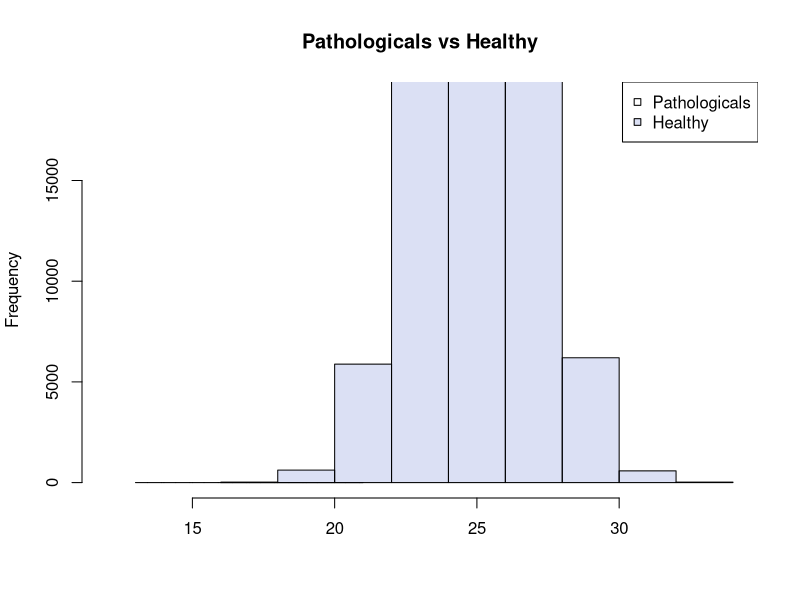
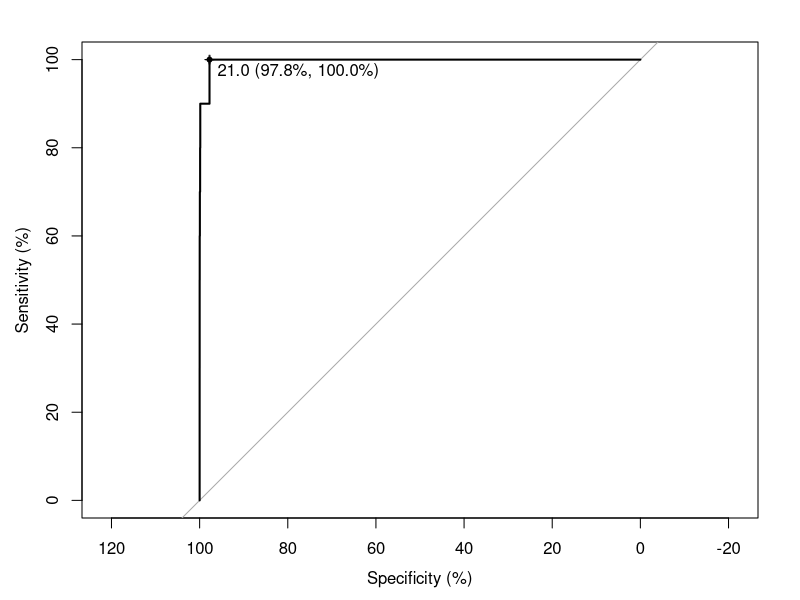
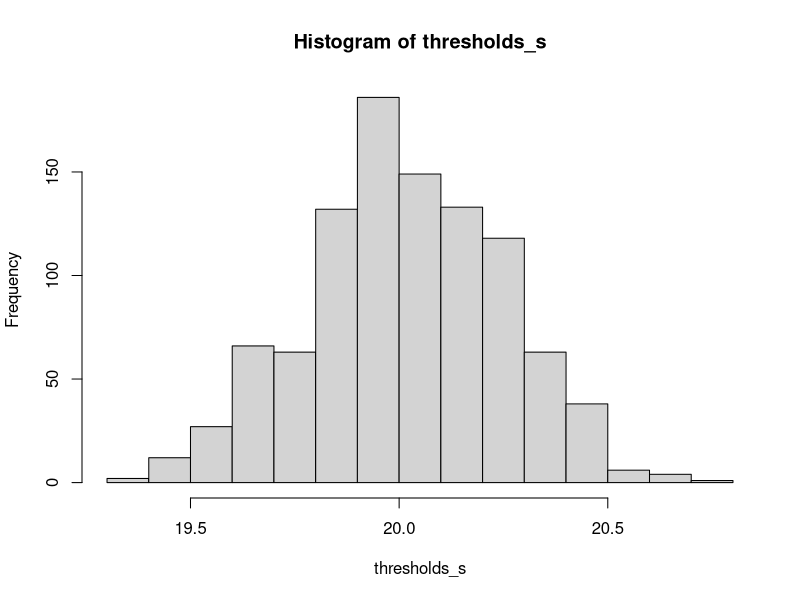

These charts were generated, in order, by the following R code:
###############################
# SENSITIVITY /SPECIFIFICTY AND ROC ANALYSIS
###############################
rm(list=ls())
# In this script I simulate some data for sensitivity, Specificity and ROC analysis.
# to this aim I create two groups (Pathological and Patients), but note that this could be applied for any categorical distinction
# e.g. simulators, for non-simulators, etc.

### Simulate data
n_pat = 10 # number of Pathological individuals
n_contr = 100000 # number of Healthy (Controls) individuals

# simulate group of group of Pathologicals
pat_mean = 18
pat_sd = 2

# simulate group of Healthy
contr_mean = 25
contr_sd = 2

pat = rnorm(n_pat, mean=pat_mean, sd=pat_sd)
contr = rnorm(n_contr, mean=contr_mean, sd=contr_sd)

dat = data.frame(Score = c(pat, contr), Group=c(rep("Pathological", n_pat), rep("Healthy", n_contr)))
dat$Group = factor(dat$Group)

head(dat)

#########################
## PLOT HISTOGRAMS  #####
#########################

col_transp = rgb(0.3, 0.4, 0.8, alpha=0.2)

h1 = hist(dat[dat$Group=="Pathological", "Score"], plot=F)
h2 = hist(dat[dat$Group=="Healthy", "Score"], plot=F)
  
x_range = c( min(c(h1$breaks, h2$breaks)), max(c(h1$breaks, h2$breaks)))
y_range = c( min(c(h1$counts, h2$counts)), max(c(h1$counts, h2$counts)))

Path_scores = dat[dat$Group=="Pathological", "Score"]
Healthy_scores = dat[dat$Group=="Healthy", "Score"]

hist(Path_scores, main="Pathologicals vs Healthy", breaks=10, xlab="", density=10, angle=45, col="black",
     xlim=x_range, ylim=y_range)
par(new=TRUE)
hist(Healthy_scores, xlim=range_score, main="", breaks=10, xlab="", col=col_transp, add=TRUE)
legend("topright", legend=c("Pathologicals", "Healthy"), pt.bg=c("white", col_transp),  pch=c(22,22))

### ROC ANALYSIS

# library
library(pROC)

roc.dat = roc(dat$Group, dat$Score, ci=TRUE, ci.thresholds=TRUE,  percent=TRUE, direction=">")

plot(roc.dat, print.thres="best", print.thres.best.method="topleft")

plot(ci(roc.dat, of="thresholds", thresholds="best", best.method="topleft")) 

#### REPORT FP/FN, TP/TN WITH THE THRESHOLDS
res = ci(roc.dat, of="thresholds", thresholds="best", best.method="topleft")
threshold = as.numeric(rownames(res$sensitivity))

TP = sum(dat[dat$Group=="Pathological", "Score"] < threshold)
TN = sum(dat[dat$Group=="Healthy", "Score"] >= threshold)
FP = sum(dat[dat$Group=="Healthy", "Score"] < threshold)
FN = sum(dat[dat$Group=="Pathological", "Score"] >= threshold)

Sensitivity = TP/(TP + FN)
Specificity = TN/(TN + FP)
Accuracy = (TN + TP)/(TN+TP+FN+FP)

print(Sensitivity)
print(Specificity)
print(Accuracy)


### BASE RATE EFFECTS
# go back to the beginning lins of the code change the n_pat and n_contr at the beginning and see the base rate effect.
# (try to create and imbalance between Patients, and Controls).  Sensitivty and Negativity will not change,
# but PPV and NPV will

PPV = TP / (TP + FP)
NPV = TN / (TN + FN)

print(PPV)
print(NPV)


########################
## EFFECT OF SAMPLE/POPULATION
########################

### Simulate data from large sample (to assume it is population level values)
n_pat = 10000 # number of Pathological individuals
n_contr = 10000 # number of Healthy (Controls) individuals

# simulate group of group of Pathologicals
pat_mean = 18
pat_sd = 2

# simulate group of Healthys
contr_mean = 22
contr_sd = 2

pat = rnorm(n_pat, mean=pat_mean, sd=pat_sd)
contr = rnorm(n_contr, mean=contr_mean, sd=contr_sd)

dat = data.frame(Score = c(pat, contr), Group=c(rep("Pathological", n_pat), rep("Healthy", n_contr)))
dat$Group = factor(dat$Group)

roc.dat = roc(dat$Group, dat$Score, ci=TRUE, ci.thresholds=TRUE,  percent=TRUE, direction=">")
res = ci(roc.dat, of="thresholds", thresholds="best", best.method="topleft")
threshold = coords(roc.dat, ret="threshold", x="best", best.method="topleft")


# from this sample some participants (for sake of simplicity equal number)
n_pat_s = 200
n_contr_s = 200

k = 1000 # number of sample

pat_group = dat[dat$Group=="Pathological", ]
contr_group = dat[dat$Group=="Healthy", ]

thresholds_s = NULL
  
for (iK in 1:k){
  
pat_s = pat_group[sample(1:dim(pat_group)[1], n_pat_s), ]
contr_s = contr_group[sample(1:dim(contr_group)[1], n_contr_s), ]

dat_s = rbind(pat_s, contr_s)
roc.dat_s = roc(dat_s$Group, dat_s$Score, percent=TRUE, direction=">", verbose=F)
thresh_s = unlist(coords(roc.dat_s, ret="threshold", x="best", best.method="topleft"))
thresholds_s[iK] = thresh_s

}

hist(thresholds_s)
